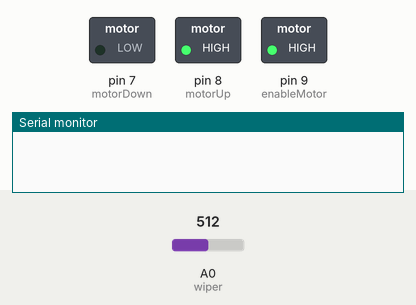
Simulated run of this sketch. Board: Arduino Uno, built with avr-gcc and run on an emulated ATmega328P. On the bench: switched loads named in the sketch (green lamp = pin HIGH), the last lines printed to the serial monitor. The inputs (shaded band) are chosen by the test bench; at power-on: A0 (wiper) = 512.

Above: at 1.1 s.
At 2.1 s:
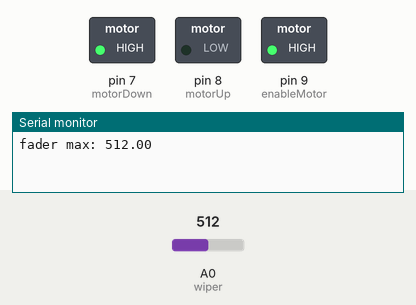
At 3.1 s:
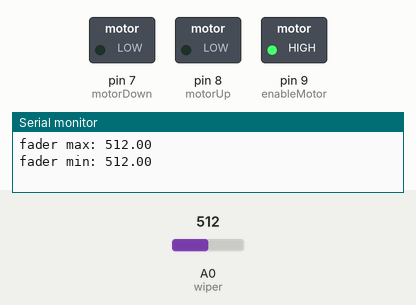
Timing chart, 0 to 4.6 s (numbered marks = the images above):
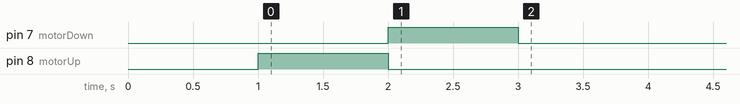

The sketch:

motorized_fader_serial_monitor.ino
```cpp
/*
  Open the Serial monitor and input numbers form 0-1023 to move the motorized fader

  by Gustavo Silveira
  go.musiconerd.com
*/

// Arduino Pin Assignments
const int motorDown = 7; // Pin for motor down control
const int motorUp = 8; // Pin for motor up control
const int enableMotor = 9; // Pin for enabling the motor

// Inputs
const int wiper = A0; // Pin for reading the position of the fader
const int touchSend = 7; // Pin for touch send
const int touchReceive = 8; // Pin for touch receive

// Variables
double faderMax = 0; // Variable to store the maximum fader value
double faderMin = 0; // Variable to store the minimum fader value

void setup() {
  Serial.begin(115200); // Initialize serial communication
  pinMode (motorUp, OUTPUT); // Set motorUp pin as output
  pinMode (motorDown, OUTPUT); // Set motorDown pin as output
  pinMode (enableMotor, OUTPUT); // Set enableMotor pin as output
  analogWrite(enableMotor, 255); // Set enableMotor pin to maximum PWM value
  delay(1000); // Delay for 1 second
  calibrateFader(); // Calibrate the fader
}

void loop() {
  // Check if there is data available from the serial monitor
  if (Serial.available() > 0) {
    int state = Serial.parseInt(); // Read the value from the serial monitor
    if (state < analogRead(wiper) - 10 && state > faderMin) {
      digitalWrite(motorDown, HIGH); // Activate motor down
      while (state < analogRead(wiper) - 10) {}; // Wait until the fader reaches the desired state
      digitalWrite(motorDown, LOW); // Deactivate motor down
    }
    else if (state > analogRead(wiper) + 10 && state < faderMax ) {
      digitalWrite(motorUp, HIGH); // Activate motor up
      while (state > analogRead(wiper) + 10) {}; // Wait until the fader reaches the desired state
      digitalWrite(motorUp, LOW); // Deactivate motor up
    }
  }
}

void calibrateFader() {
  digitalWrite(motorUp, HIGH); // Activate motor up
  delay(1000); // Delay for 1 second
  digitalWrite(motorUp, LOW); // Deactivate motor up
  faderMax = analogRead(wiper); // Read and store the maximum fader value
  Serial.print("fader max: "); // Print "fader max: " to the serial monitor
  Serial.println(faderMax); // Print the faderMax value to the serial monitor

  digitalWrite(motorDown, HIGH); // Activate motor down
  delay(1000); // Delay for 1 second
  digitalWrite(motorDown, LOW); // Deactivate motor down
  faderMin = analogRead(wiper); // Read and store the minimum fader value
  Serial.print("fader min: "); // Print "fader min: " to the serial monitor
  Serial.println(faderMin); // Print the faderMin value to the serial monitor
}
```
